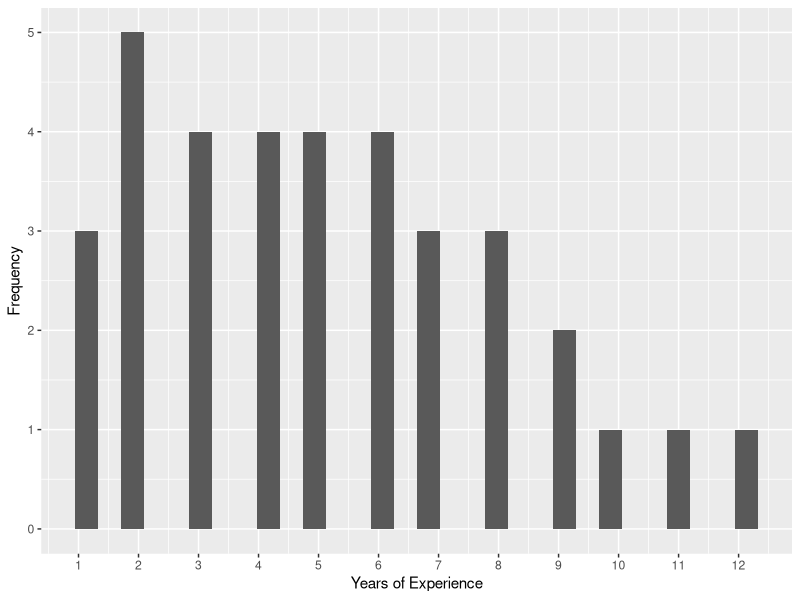
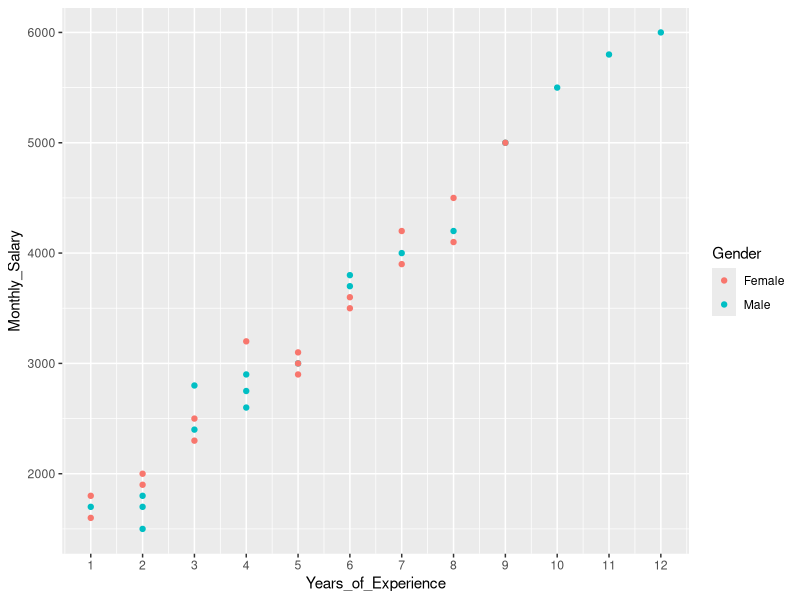

Write R code to recreate these figures, in order.
#Part a
library(ggplot2)
#Please go to session-set working dictionary-choose dictionary and select Q2 folder as working dictionary to Load in data ！！！！
employees=read.csv("employees.csv", header=TRUE,sep=",")
Salary_Per_Year<-c()
str<- MS <- employees$Monthly_Salary
for (i in 1:35){
  Salary_Per_Year[i]=MS[i]*12
}
#Input Salery Per Year into data frame
employees$Salary_Per_Year <- Salary_Per_Year

#Part b
MaleTotalSalery<-0
FemaleTotalSalery<-0
cout<-1
for(i in employees$Gender){
  if(i=="Male"){
    MaleTotalSalery<-employees$Salary_Per_Year[cout]+MaleTotalSalery
  }
  else{
    FemaleTotalSalery<-employees$Salary_Per_Year[cout]+FemaleTotalSalery
  }
  cout=cout+1
}
#Calculate and Format results into two decimal places
MaleAverageSalery<-MaleTotalSalery/18
MaleAverageSalery<-format(round(MaleAverageSalery, 3), nsmall = 3)
FemaleAverageSalery<-MaleTotalSalery/17
FemaleAverageSalery<-format(round(FemaleAverageSalery, 3), nsmall = 3)
print(paste0("The average salary per year for male employees is ",MaleAverageSalery))
print(paste0("The average salary per year for female employees is ",FemaleAverageSalery))

#Part c
ggplot(data = employees) + 
  geom_histogram(mapping= aes(x = Years_of_Experience)) + 
  scale_x_continuous(breaks=seq(1,15,by=1))+
  labs(x="Years of Experience",y="Frequency")

#Part D
ggplot(data = employees) + 
  geom_point(mapping = aes(x = Years_of_Experience, y = Monthly_Salary, color=Gender))+
  labs(xlab="Years of Experience",ylab="Monthly Salary")+
  scale_x_continuous(breaks=seq(1,15,by=1))

